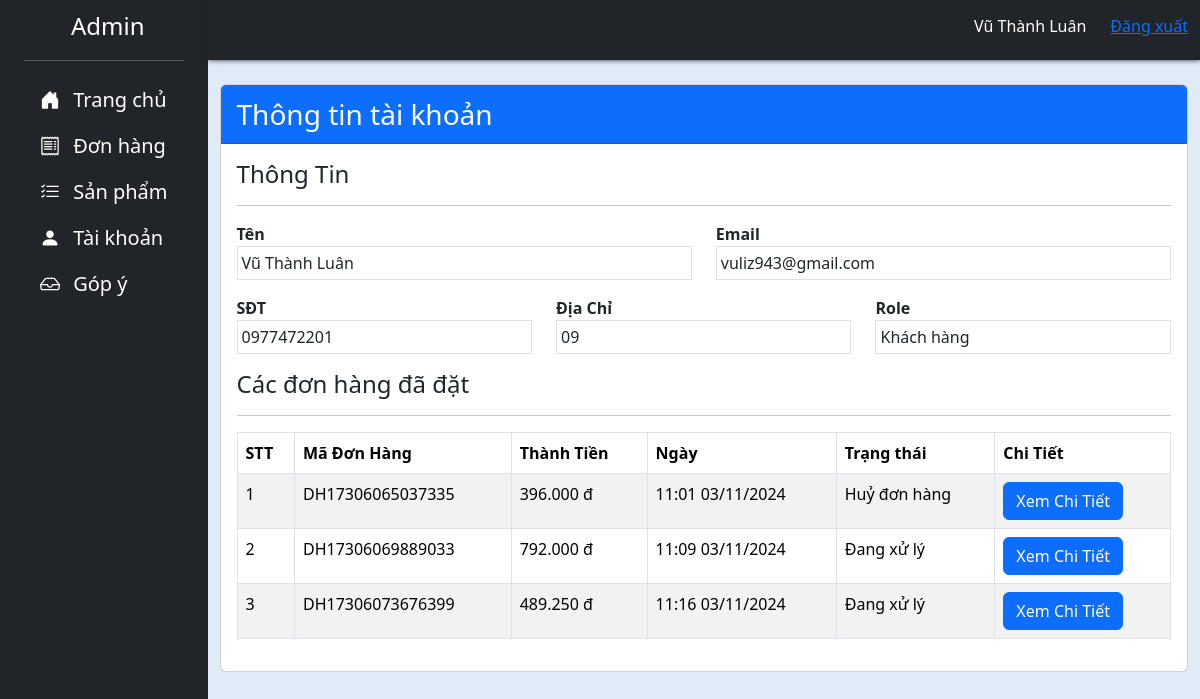
The page /Admin/admin-accountdetail.php?id=16 (signed in) on the database its author committed.
### tables this page shows
CREATE TABLE `tbl_user` (
  `id` int(11) NOT NULL,
  `name` varchar(100) NOT NULL,
  `username` varchar(100) NOT NULL,
  `sdt` varchar(15) NOT NULL,
  `address` varchar(150) NOT NULL,
  `password` varchar(100) NOT NULL,
  `role` int(1) NOT NULL
);

CREATE TABLE `orders` (
  `id` int(4) NOT NULL,
  `ma_don_hang` varchar(20) NOT NULL,
  `user_id` int(4) NOT NULL,
  `name` varchar(50) NOT NULL,
  `email` varchar(50) NOT NULL,
  `sdt` varchar(15) NOT NULL,
  `address` varchar(150) NOT NULL,
  `comment` varchar(300) NOT NULL,
  `total` int(9) NOT NULL,
  `status` int(1) NOT NULL,
  `time` varchar(20) NOT NULL
);

### Admin/admin-accountdetail.php (the view)
<?php include "header.php" ?>
<?php
if (isset($_GET['id'])) {
    $id = $_GET['id'];
    $sql = "SELECT * FROM tbl_user WHERE id = '$id'";
    $result = $conn->query($sql);
    if ($result->num_rows > 0) {
        $data = mysqli_fetch_array($result);
    } else {
        echo "0 kết quả";
    }
} else {
    die();
}
?>
<div class="row py-2">
    <div class="container">
        <div class="">
            <div class="row">
                <div class="col-md-12">
                    <div class="card">
                        <div class="card-header bg-primary">
                            <span class="text-white fs-3">Thông tin tài khoản</span>
                        </div>
                        <div class="card-body">
                            <div class="row">
                                <div class="col-md-12">
                                    <h4>Thông Tin</h4>
                                    <hr>
                                    <div class="row">
                                        <div class="col-md-6 mb-3">
                                            <label class="fw-bold">Tên</label>
                                            <div class="border p-1">
                                                <?= $data['name'] ?>
                                            </div>
                                        </div>
                                        <div class="col-md-6 mb-3">
                                            <label class="fw-bold">Email</label>
                                            <div class="border p-1">
                                                <?= $data['username'] ?>
                                            </div>
                                        </div>
                                        <div class="col-md-4 mb-3">
                                            <label class="fw-bold">SĐT</label>
                                            <div class="border p-1">
                                                <?= $data['sdt'] ?>
                                            </div>
                                        </div>
                                        <div class="col-md-4 mb-3">
                                            <label class="fw-bold">Địa Chỉ</label>
                                            <div class="border p-1">
                                                <?= $data['address'] ?>
                                            </div>
                                        </div>
                                        <div class="col-md-4 mb-3">
                                            <label class="fw-bold">Role</label>
                                            <div class="border p-1">
                                                <?= $data['role']==1? "Admin":"Khách hàng"?>
                                            </div>
                                        </div>
                                    </div>
                                </div>
                                <div class="col-md-12">
                                    <h4>Các đơn hàng đã đặt</h4>
                                    <hr>
                                    <table class="table table-bordered table-striped">
                                        <thead>
                                            <tr>
                                                <th>STT</th>
                                                <th>Mã Đơn Hàng</th>
                                                <th>Thành Tiền</th>
                                                <th>Ngày</th>
                                                <th>Trạng thái</th>
                                                <th>Chi Tiết</th>
                                            </tr>
                                        </thead>
                                        <tbody>
                                            <?php
                                            $sql = "SELECT * FROM orders WHERE user_id = ".$_GET['id'];
                                            $result = $conn->query($sql);
                                            $count = 1;
                                            if ($result->num_rows > 0) {
                                                while ($item = $result->fetch_assoc()) {
                                            ?>
                                                    <tr>
                                                        <td> <?= $count ?> </td>
                                                        <td> <?= $item['ma_don_hang']; ?> </td>
                                                        <td> <?= number_format($item['total'], 0, ',', '.') ?> đ </td>
                                                        <td> <?= $item['time']; ?> </td>
                                                        <td>
                                                            <?php
                                                            if ($item['status'] == 0) {
                                                                echo "Đang xử lý";
                                                            } else if ($item['status'] == 1) {
                                                                echo "Thành công";
                                                            } else if ($item['status'] == 2) {
                                                                echo "Huỷ đơn hàng";
                                                            }
                                                            ?>
                                                        </td>
                                                        <td>
                                                            <a href="admin-ordersdetail.php?ma=<?= $item['ma_don_hang']; ?>" class="btn btn-primary">Xem Chi Tiết</a>
                                                        </td>
                                                    </tr>
                                                <?php
                                                    $count++;
                                                }
                                            } else {
                                                ?>
                                                <tr>
                                                    <td colspan="5"> Bạn chưa đặt đơn hàng nào </td>
                                                </tr>
                                            <?php
                                            }
                                            ?>
                                        </tbody>
                                    </table>
                                </div>
                            </div>
                        </div>
                    </div>
                </div>
            </div>
        </div>
    </div>
</div>
<?php include "footer.php" ?>

### style.css (style rules this page uses)
body { background-color: #e1eaf7; }

### rows shown on the page
tbl_user: name "Vũ Thành Luân", username "vuliz943@gmail.com", sdt "0977472201", address "09"
orders: ma_don_hang "DH17306065037335", total "396.000", time "11:01 03/11/2024", status "Huỷ đơn hàng"
orders: ma_don_hang "DH17306069889033", total "792.000", time "11:09 03/11/2024", status "Đang xử lý"
orders: ma_don_hang "DH17306073676399", total "489.250", time "11:16 03/11/2024", status "Đang xử lý"

### other values the page prints
$_SESSION['admin'] "Vũ Thành Luân"
